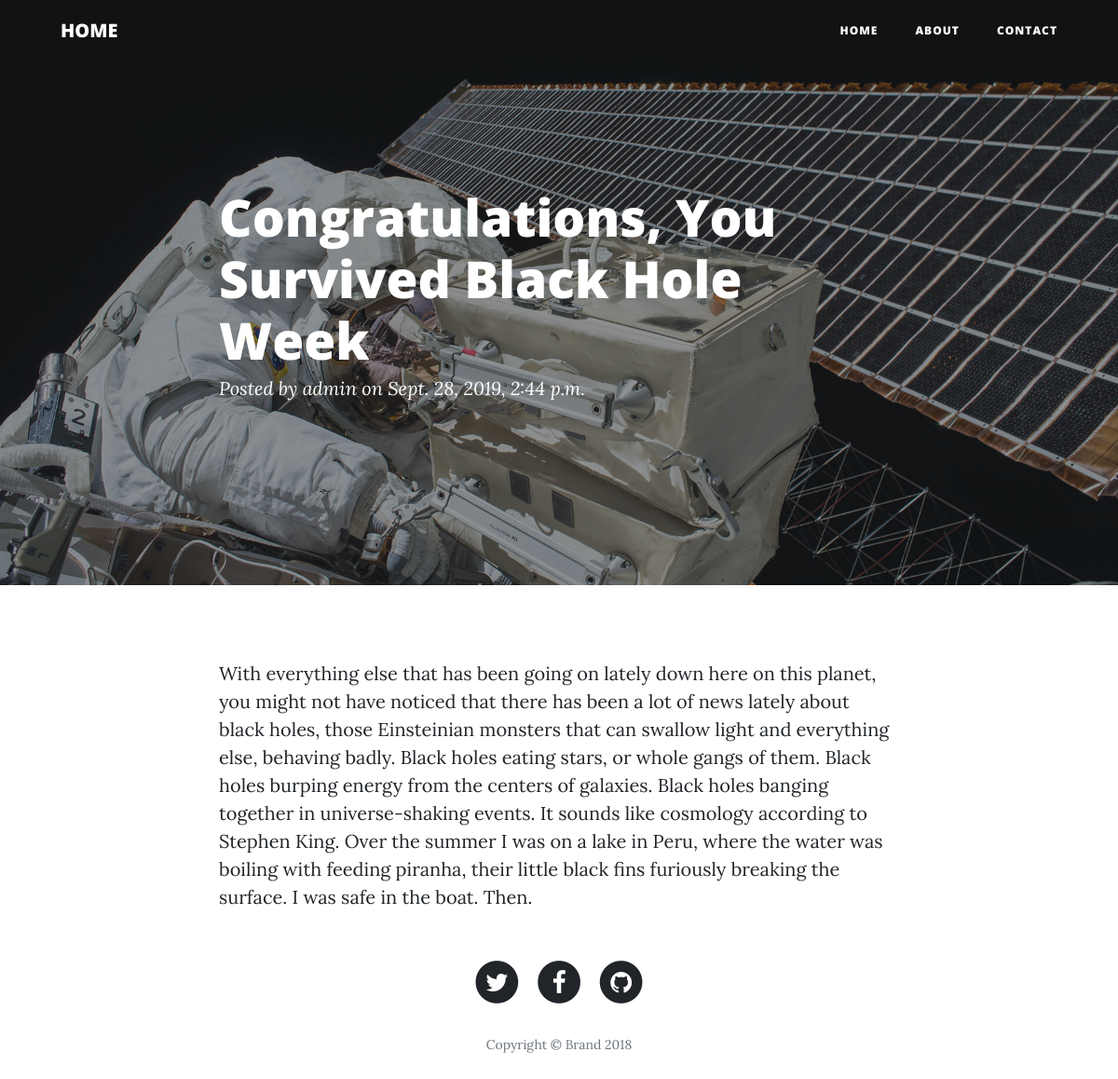
Page /congratulations-you-survived-black-hole-week/ on the committed database.
### blog/models.py (models this page shows, shortened)
class Post(models.Model):
    title = models.CharField(max_length=200, unique=True)
    slug = models.SlugField(max_length=200, unique=True)
    author = models.ForeignKey(
        User,
        on_delete=models.CASCADE,
        related_name='blog_post'
    )
    updated_on = models.DateTimeField(auto_now=True)
    content = models.TextField()
    created_on = models.DateTimeField(auto_now_add=True)
    status = models.IntegerField(choices=STATUS, default=0)
    class Meta:
        ordering = ['-created_on']

### blog/views.py (the view)
# urls.py: path('<slug:slug>/', PostDetail.as_view(), name='post_detail'),
class PostDetail(DetailView):
    model = Post
    template_name = 'post_detail.html'

### templates/post_detail.html
{% extends 'base.html' %}
{% load static %}
{% block imag %}{% static "img/post-bg.jpg" %}{% endblock imag %}
{% block head %}
    <div class="post-heading">
        <h1>{% block title %} {{ object.title }} {% endblock title %}</h1>
        <span class="meta">
            Posted by {{ post.author }} on {{ post.created_on }}
        </span>
    </div>
{%endblock head%}
{% block content %}
<article>
    <div class="container">
        <div class="row">
            <div class="col-md-10 col-lg-8 mx-auto">
                <p class="card-text ">{{ object.content | safe }}</p>
            </div>
        </div>
    </div>
</article>
{% endblock content %}

### rows in the picture
Post: title "Congratulations, You Survived Black Hole Week", author "admin", created_on "Sept. 28, 2019, 2:44 p.m.", content "With everything else that has been going on lately down here on this planet, you might not have noticed that there has been a lot of news lately about black holes, those Einsteinian monsters that can swallow light and everything else, behaving badly. Black holes eating stars, or whole gangs of them. Black holes burping energy from the centers of galaxies. Black holes banging together in universe-shaking events. It sounds like cosmology according to Stephen King. Over the summer I was on a lake in Peru, where the water was boiling with feeding piranha, their little black fins furiously breaking the surface. I was safe in the boat. Then."
